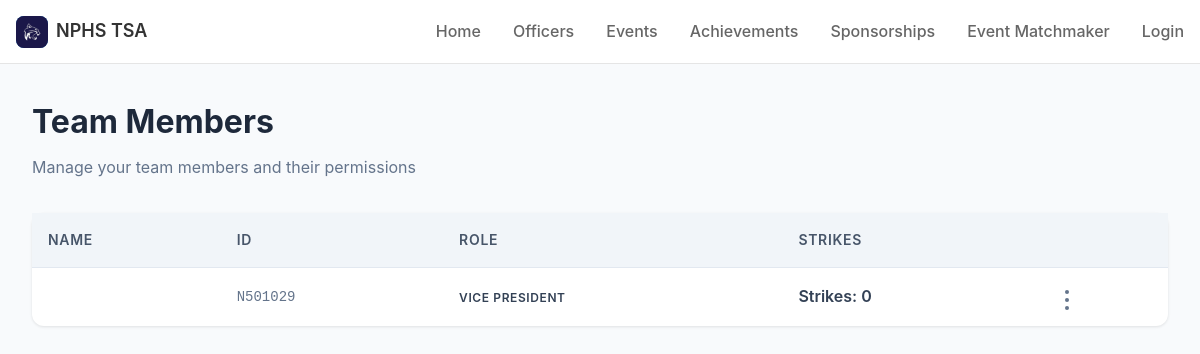
/members/, run on an earlier commit of the app's database.
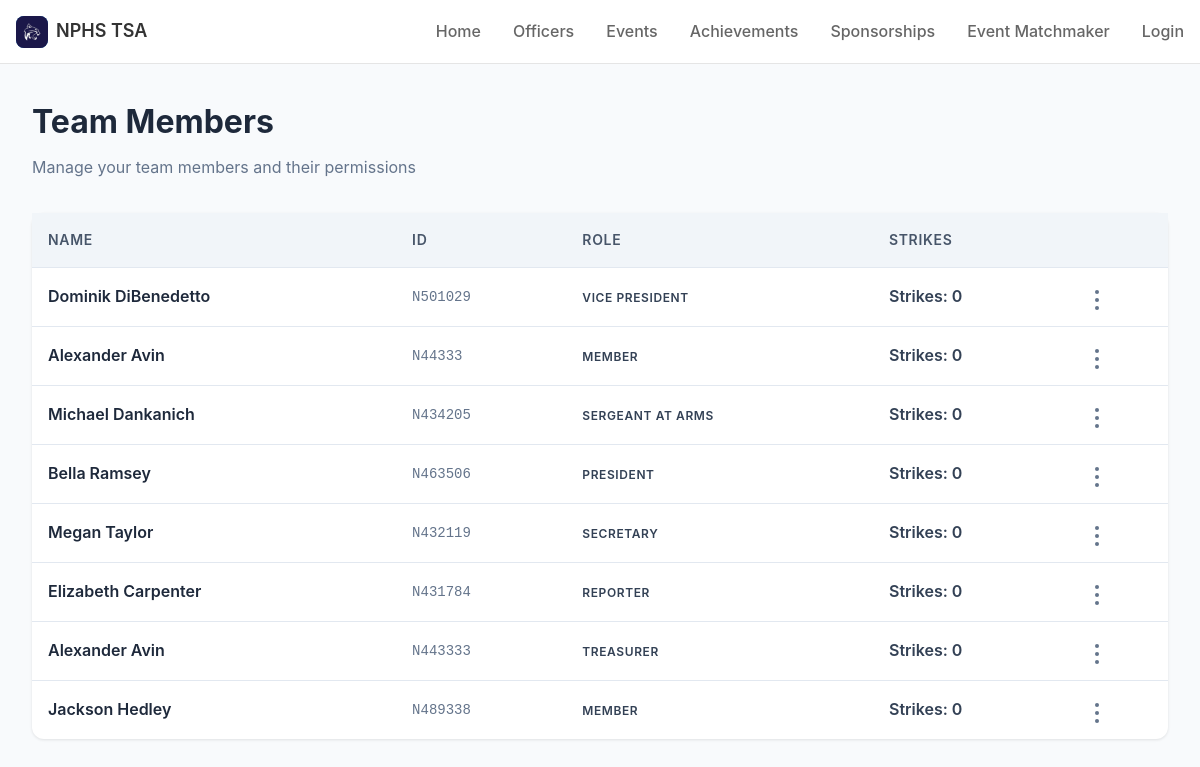
And on a later commit of the database.
### authentication/models.py (models this page shows)
class Member(AbstractUser):
    name = models.CharField(max_length=100)
    username = models.CharField(max_length=7, unique=True) # nNumber
    role = models.CharField(max_length=20, default="Member")
    strikes = models.IntegerField(default=0)
    email = models.EmailField(unique=True)
    def __str__(self):
        return self.username

### members/views.py (the view)
# urls.py: path("", views.members_view, name="members"),
def members_view(request):
    members = Member.objects.all()
    print(members)
    for member in members:
        print(member.first_name)
        print(member.last_name)
        print(member.name)
    return render(request, "members.html", {"members": members})

### coresite/templatetags/mycomponents.py (called while the page is built)
@register.inclusion_tag('components/navbar.html', takes_context=True)
def navbar(context, active_navbar_link, active_sidebar_link):
    user = context['request'].user
    return {
        'user': user,
        'is_authenticated': user.is_authenticated,
        'active_navbar_link': active_navbar_link,
        'active_sidebar_link': active_sidebar_link
    }

### members/templates/members.html (shortened to what this page needs)
<!DOCTYPE html>
<html lang="en">
    <head>
        {% load static %}
        <link rel="stylesheet" href="{% static 'css/styles.css' %}" />
        <link rel="stylesheet" href="{% static 'css/members.css' %}" />
    </head>
    <body>
        {% load mycomponents %}
        {% navbar "none" "Members" %}
        <div class="container">
            <div class="header">
                <h1>Team Members</h1>
                <p>Manage your team members and their permissions</p>
            </div>
            <div class="members-table">
                <table>
                    <thead>
                        <tr>
                            <th>Name</th>
                            <th>ID</th>
                            <th>Role</th>
                            <th>Strikes</th>
                            <th></th>
                        </tr>
                    </thead>
                    <tbody id="membersTableBody">
                        {% for member in members %}
                        <tr>
                            <td class="member-name">{{ member.name }}</td>
                            <td class="member-id">{{ member.username }}</td>
                            <td>
                                <span class="role-badge role-${member.role}">{{ member.role }}</span>
                            </td>
                            <td>
                                <span class="strikes ${getStrikesClass(member.strikes)}">Strikes: 0</span>
                            </td>
                            <td>
                                <div class="menu-container">
                                    <button
                                        class="menu-button"
                                        onclick="toggleMenu({{ forloop.counter }})"
                                    >
                                        <span class="menu-dots"></span>
                                    </button>
                                </div>
                            </td>
                        </tr>
                        {% endfor %}
                    </tbody>
                </table>
            </div>
        </div>
    </body>
</html>

### coresite/templates/components/navbar.html (shortened to what this page needs)
{% load static %}
{% load is_officer %}
<nav class="navbar" id="navbar">
    <div class="navbar-container">
        <a href="#" class="navbar-brand">
            <img class="brand-logo" src="{% static 'images/nphs_bobcats_favicon.jpg' %}" />
            <span>NPHS TSA</span>
        </a>
        <ul class="navbar-nav" data-active-navbar-link="{{ active_navbar_link }}">
            <li><a href="/#home">Home</a></li>
            <li><a href="/#officers" class="officer-nav-link">Officers</a></li>
            <li><a href="/events">Events</a></li>
            <li><a href="/achievements">Achievements</a></li>
            <li><a href="/sponsorships">Sponsorships</a></li>
            <li><a href="/events/matchmaker/">Event Matchmaker</a></li>
            {% if is_authenticated %}
            <li><a href="/auth/logout">Logout</a></li>
            {% else %}
            <li><a href="/auth/login">Login</a></li>
            {% endif %}
        </ul>
    </div>
</nav>

### static/css/styles.css (style rules this page uses)
:root { --tsa-navy-blue: #005DAB; --tsa-dark-navy-blue: #012D53; --tsa-dark-red: #893B47; --tsa-red: #DB2B1E; --background: #ffffff; --foreground: #012D53; --card: #ffffff; --card-foreground: #0f172a; --primary: #012D53; --primary-foreground: #ffffff; --secondary: #f1f5f9; --secondary-foreground: #0f172a; --muted: #f1f5f9; --muted-foreground: #45638d; --accent: #f1f5f9; --accent-foreground: #0f172a; --destructive: #ef4444; --destructive-foreground: #ffffff; --border: #2d4b6563; --input: #e2e8f0; --ring: var(); --ring: var(--tsa-navy-blue); --shadow-sm: 0 1px 2px 0 rgba(0, 0, 0, 0.05); --shadow: 0 1px 3px 0 rgba(0, 0, 0, 0.1), 0 1px 2px 0 rgba(0, 0, 0, 0.06); --shadow-md: 0 4px 6px -1px rgba(0, 0, 0, 0.1), 0 2px 4px -1px rgba(0, 0, 0, 0.06); --shadow-lg: 0 10px 15px -3px rgba(0, 0, 0, 0.1), 0 4px 6px -2px rgba(0, 0, 0, 0.05); --radius: 8px; }
* { margin: 0; padding: 0; box-sizing: border-box; }
body { font-family: "Inter", -apple-system, BlinkMacSystemFont, "Segoe UI", Roboto, Oxygen, Ubuntu, Cantarell, "Open Sans", "Helvetica Neue", sans-serif; color: var(--foreground); background: #eee; min-height: 100vh; max-height: fit-content; line-height: 1.5; }
.navbar { position: fixed; top: 0; left: 0; right: 0; z-index: 1000; background: rgba(255, 255, 255, 0.95); backdrop-filter: blur(10px); border-bottom: 1px solid #e5e5e5; transition: transform 0.3s ease; height: 64px; }
.navbar-container { max-width: 1200px; margin: 0 auto; padding: 0 1rem; height: 100%; display: flex; align-items: center; justify-content: space-between; }
.navbar-brand { display: flex; align-items: center; gap: 0.5rem; text-decoration: none; color: #333; font-weight: 600; font-size: 1.125rem; }
.brand-logo { width: 32px; height: 32px; background: var(--tsa-navy-blue); border-radius: 8px; display: flex; align-items: center; justify-content: center; color: white; font-weight: bold; }
.navbar-nav { display: flex; list-style: none; gap: 2rem; margin: 0; flex-direction: row; }
.navbar-nav a { text-decoration: none; color: #666; font-weight: 500; transition: color 0.2s ease; padding: 0.5rem 0; }
.container { margin: 64px auto 0; }

### static/css/members.css (style rules this page uses)
* { margin: 0; padding: 0; box-sizing: border-box; }
body { font-family: -apple-system, BlinkMacSystemFont, 'Segoe UI', Roboto, sans-serif; background-color: #f8fafc; color: #334155; line-height: 1.6; }
.container { max-width: 1200px; padding: 2rem; }
.header { margin-bottom: 2rem; }
.header h1 { font-size: 2rem; font-weight: 700; color: #1e293b; margin-bottom: 0.5rem; }
.header p { color: #64748b; }
.members-table { background: white; border-radius: 12px; box-shadow: 0 1px 3px rgba(0, 0, 0, 0.1); margin-top: 20px; }
table { width: 100%; border-collapse: collapse; }
thead { background-color: #f1f5f9; }
th { padding: 1rem; text-align: left; font-weight: 600; color: #475569; font-size: 0.875rem; text-transform: uppercase; letter-spacing: 0.05em; }
td { padding: 1rem; border-top: 1px solid #e2e8f0; }
.member-name { font-weight: 600; color: #1e293b; }
.member-id { font-family: 'Monaco', 'Menlo', monospace; font-size: 0.875rem; color: #64748b; }
.role-badge { display: inline-block; border-radius: 9999px; font-size: 0.75rem; font-weight: 600; text-transform: uppercase; letter-spacing: 0.05em; }
.strikes { font-weight: 600; }
.menu-container { position: relative; display: inline-block; }
.menu-button { background: none; border: none; cursor: pointer; padding: 0.5rem; border-radius: 6px; transition: background-color 0.2s; display: flex; align-items: center; justify-content: center; }
.menu-dots { width: 4px; height: 4px; background-color: #64748b; border-radius: 50%; position: relative; }
.menu-dots::before, .menu-dots::after { content: ''; width: 4px; height: 4px; background-color: #64748b; border-radius: 50%; position: absolute; left: 0; }
.menu-dots::before { top: -8px; }
.menu-dots::after { top: 8px; }

What changed in the data, as far as the page shows it:
changed Member "VICE PRESIDENT": name (not shown) → "Dominik DiBenedetto"
added Member: name "Alexander Avin", username "N44333", role "MEMBER"
added Member: name "Michael Dankanich", username "N434205", role "SERGEANT AT ARMS"
added Member: name "Bella Ramsey", username "N463506", role "PRESIDENT"
added Member: name "Megan Taylor", username "N432119", role "SECRETARY"
added Member: name "Elizabeth Carpenter", username "N431784", role "REPORTER"
added Member: name "Alexander Avin", username "N443333", role "TREASURER"
added Member: name "Jackson Hedley", username "N489338", role "MEMBER"
